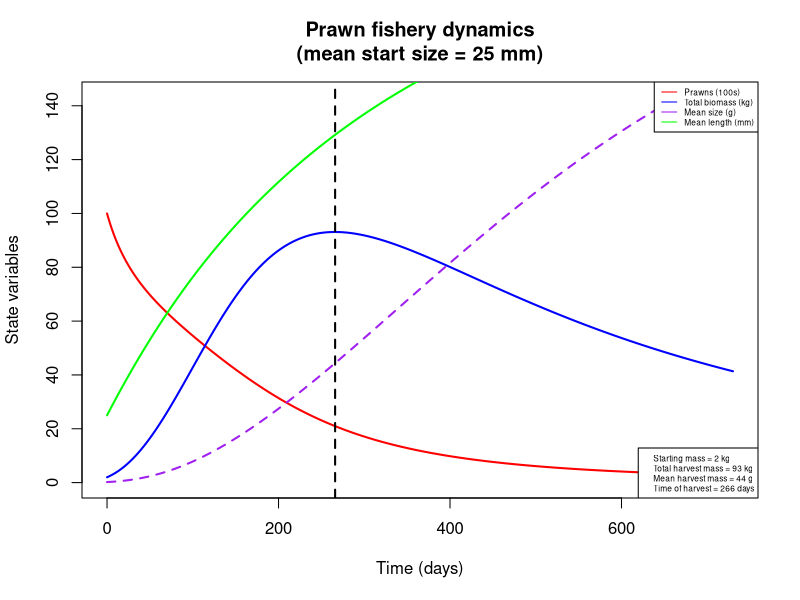
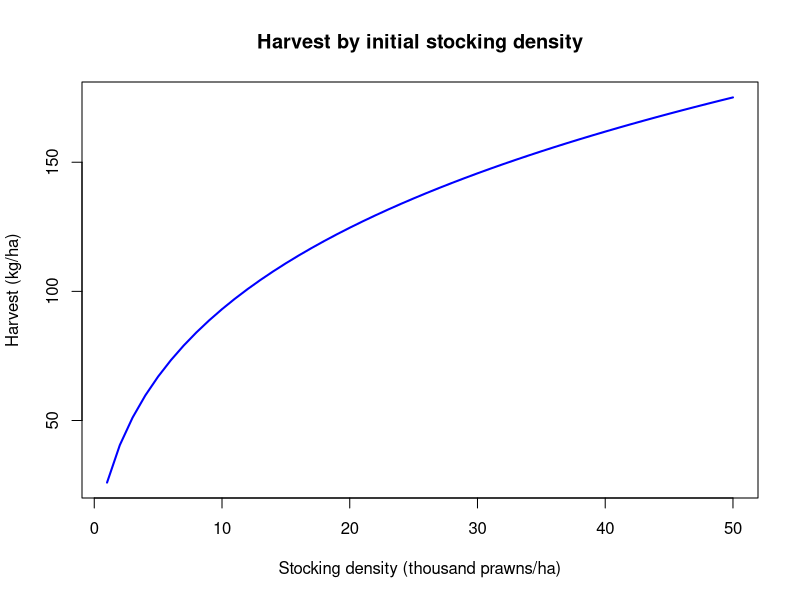
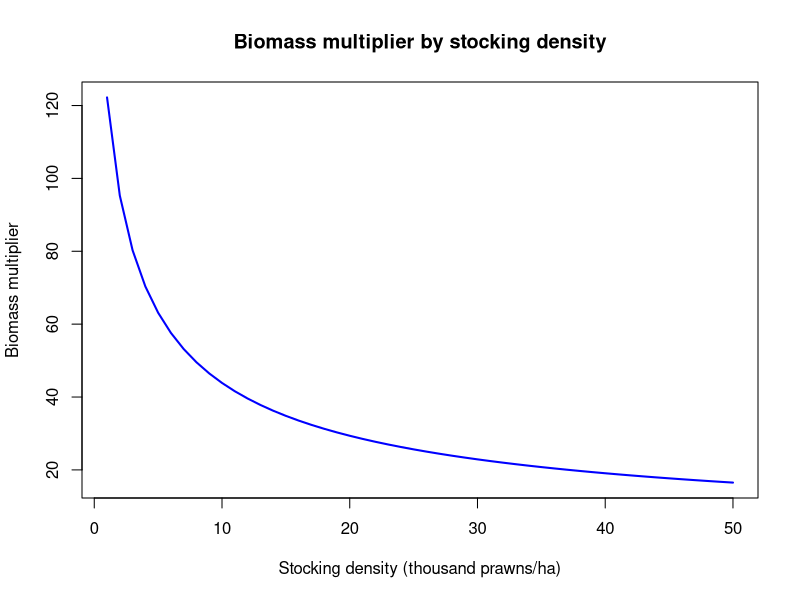
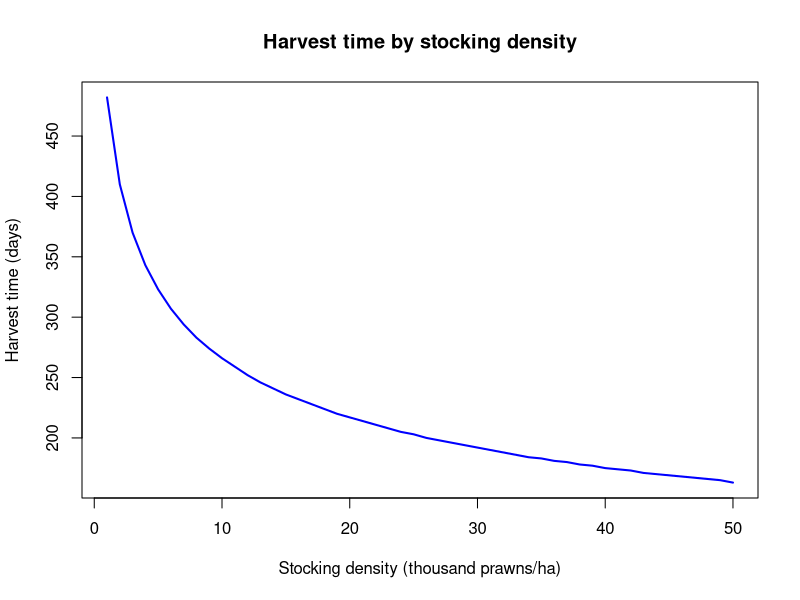
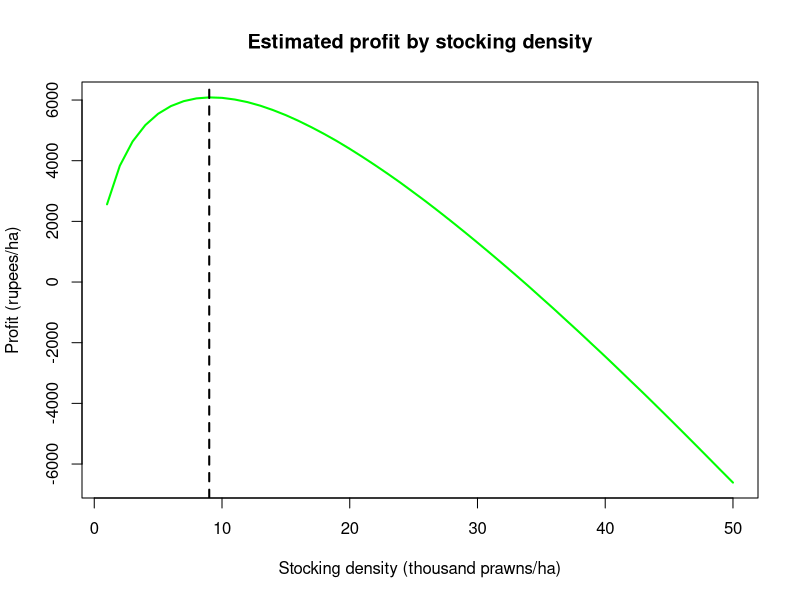

The R script that drew these images, in order:
## Modeling prawn growth and mortality to maximize biomass

## To-do list:
  # Fit density-dependent parameters to data from Ranjeet & Kurup 2010 (or other Macrobrachium fisheries data)
    # Note: may also want to use net production data for fitting?
  # Investigate price-to-cost ratios in other locations for sensitivity analysis on maximum profit estimation

require(deSolve)

prawn_biomass = function(t, n, parameters) { 
  with(as.list(parameters),{
    
    P=n[1]
    L=n[2]
       
    Bp = (a/10)*(L/10)^b # Mean prawn mass, converting from length (mm) to weight (g)

    Bm = P*Bp # Total prawn biomass

    dLdt = k/(1+gam*Bm)*(linf - L) # Mean prawn length, using von Bertalanffy growth limited by density-dependent parameter gamma
    
    dPdt = -P*(mu*(Bp)^d + phi*Bm) # Prawn abundance, subject to size- and density-dependent mortality

    return(list(c(dPdt,dLdt)))
  }) 
} 

# Set initial values and parameters
# Stocking conditions: L = 25mm ~ W = 0.2g
nstart = c(P = 10000, L = 25)
time = seq(0, 365*2, 1)

parameters=c(
  a = 0.096868,        # Allometric parameter for prawn length-weight relationship, from Lalrinsanga et al. 2012 (M. rosenbergii, growout phase)
  b = 3.2944,          # Allometric parameter for prawn length-weight relationship, from Lalrinsanga et al. 2012 (M. rosenbergii, growout phase)
  gam = 1e-6,          # Density-dependent growth parameter (based on biomass per hectare); not yet fit
  mu = 0.00610958904,  # Prawn mortality at unit weight, from Lorenzen 1996 (pond aquaculture)
  d = -0.382,          # Exponential relationship of weight with mortality, from Lorenzen 1996 (pond aquaculture)
  phi = 5e-8,          # Density-dependent mortality parameter (based on biomass per hectare); not yet fit
  k = 0.00339726,      # Growth rate (mm/day), from Nwosu & Wolfi 2006 (M. vollenhovenii); alternate value for M. rosenbergii, from Sampaio & Wagner 1996: 0.0104333333
  linf = 206           # Max length (mm), from Nwosu & Wolfi 2006 (M. vollenhovenii)
)


# Run & plot
output = as.data.frame(ode(nstart,time,prawn_biomass,parameters))
output$B = ((parameters['a']*(output$L/10)^parameters['b'])/10)    # Mean prawn biomass, transformed from length
output$Bt = output$B*output$P                                      # Total prawn biomass

start.mass.kg = output$Bt[output$time==1]/1000
harvest.mass.kg = max(output$Bt)/1000
harvest.size = output$B[output$Bt==max(output$Bt)]  
harvest.time = output$time[output$Bt==max(output$Bt)]

plot(x = output$time, y = output$P/100, col = 'red', xlab = 'Time (days)', ylab = 'State variables', 
     type = 'l', lwd=2, xlim = c(0, max(output$time)), ylim = c(0, max(output$Bt/1000)+50),
     main = paste('Prawn fishery dynamics\n', '(mean start size = ', as.numeric(nstart[2]), ' mm)', sep = ''))
  lines(x = output$time, y = output$Bt/1000, col = 'blue', lwd=2)
  lines(x = output$time, y = output$B, col = 'purple', lwd=2, lty=2)
  lines(x = output$time, y = output$L, col = 'green', lwd=2)
  abline(v = harvest.time, lty = 2, lwd = 2)
  legend('topright', legend = c('Prawns (100s)', 'Total biomass (kg)', 'Mean size (g)', 'Mean length (mm)'), 
         lty = 1, col = c('red', 'blue', 'purple', 'green'), cex = 0.5)
  legend('bottomright', legend = c(paste('Starting mass =', round(start.mass.kg), 'kg', sep = ' '),
                           paste('Total harvest mass =', round(harvest.mass.kg), 'kg', sep = ' '), 
                           paste('Mean harvest mass =', round(harvest.size), 'g', sep = ' '), 
                           paste('Time of harvest =', round(harvest.time), 'days', sep = ' ')), cex=0.5)
  
# Plot amount of harvest, biomass multiplier, optimal harvest time against initial stocking density
x = c(1:50)
harvest = numeric(length(x))
harvest.m = numeric(length(x))
harvest.t = numeric(length(x))
for (i in x) {
  nstart.d = c(P = 1000*i, L = 25)
  output.d = as.data.frame(ode(nstart.d,time,prawn_biomass,parameters))
  output.d$B = ((parameters['a']*(output.d$L/10)^parameters['b'])/10)
  output.d$Bt = output.d$B*output.d$P
  harvest[i] = max(output.d$Bt)/1000
  harvest.m[i] = max(output.d$Bt)/output.d$Bt[output.d$time==1]
  harvest.t[i] = output.d$time[output.d$Bt == max(output.d$Bt)]
}
plot(x, harvest, col = 'blue', xlab = 'Stocking density (thousand prawns/ha)', ylab = 'Harvest (kg/ha)',
     type = 'l', lwd = 2, main = 'Harvest by initial stocking density')
plot(x, harvest.m, col = 'blue', xlab = 'Stocking density (thousand prawns/ha)', ylab = 'Biomass multiplier', 
     type = 'l', lwd = 2, main = 'Biomass multiplier by stocking density')
plot(x, harvest.t, col = 'blue', xlab = 'Stocking density (thousand prawns/ha)', ylab = 'Harvest time (days)',
     type = 'l', lwd = 2, main = 'Harvest time by stocking density')


# Profit optimization (price estimates from Tamil Nadu Agricultural University, http://agritech.tnau.ac.in/fishery/fish_freshwaterprawn.html)
p = 140                                           # Weighted average market price of prawns, in rupees/kg 
c = 600                                           # Cost of post-larvae, in rupees/1000 PL
delta = -log(1-0.1)/365                           # Discount rate, equivalent to 10%/year
profit = p*harvest*exp(-delta*(harvest.t)) - c*x  # Profit function, in terms of revenue (discounted by time to harvest) minus stocking costs 
plot(x, profit, col = 'green', xlab = 'Stocking density (thousand prawns/ha)', ylab = 'Profit (rupees/ha)',
     type = 'l', lwd = 2, main = 'Estimated profit by stocking density')
  abline(v = which.max(profit), lty = 2, lwd = 2)


# # Fit density-dependent parameters to data from Ranjeet & Kurup 2010
# beta.params = function(mu, var) {
#   alpha = ((1 - mu)/var - 1/mu)*mu^2
#   beta = alpha*(1/mu - 1)
#   return(list(alpha = alpha, beta = beta))
# }
# 
# prawn.mle = function(params) {
#   parameters['gam'] = params[1]
#   parameters['phi'] = params[2]
#   
#   time = seq(0,30*8,1)
#   
#   nstart1 = c(P = 5000, L = 25)
#   output1 = as.data.frame(ode(nstart1, time, prawn_biomass, parameters))
#   mean.size1 = ((parameters['a']*(output1$L[output1$time == max(time)]/10)^parameters['b'])/10)
#   surv1 = output1$P[output1$time == max(time)] / output1$P[output1$time == 0]
#     
#   nstart2 = c(P = 10000, L = 25)
#   output2 = as.data.frame(ode(nstart2, time, prawn_biomass, parameters))
#   mean.size2 = ((parameters['a']*(output2$L[output2$time == max(time)]/10)^parameters['b'])/10)
#   surv2 = output2$P[output2$time == max(time)] / output2$P[output2$time == 0]
#     
#   nstart3 = c(P = 15000, L = 25)
#   output3 = as.data.frame(ode(nstart3, time, prawn_biomass, parameters))
#   mean.size3 = ((parameters['a']*(output3$L[output3$time == max(time)]/10)^parameters['b'])/10)
#   surv3 = output3$P[output3$time == max(time)] / output3$P[output3$time == 0]
#     
#   nstart4 = c(P = 25000, L = 25)
#   output4 = as.data.frame(ode(nstart4, time, prawn_biomass, parameters))
#   mean.size4 = ((parameters['a']*(output4$L[output4$time == max(time)]/10)^parameters['b'])/10)
#   surv4 = output4$P[output4$time == max(time)] / output4$P[output4$time == 0]
#   
#   lh.sz1 = dnorm(mean.size1, mean = 101.650, sd = 7.5067)
#   lh.sz2 = dnorm(mean.size2, mean = 87.730, sd = 8.1917)
#   lh.sz3 = dnorm(mean.size3, mean = 69.113, sd = 8.6865)
#   lh.sz4 = dnorm(mean.size4, mean = 55.483, sd = 3.9793)
#   
#   mu1 = 0.69440; var1 = 0.066525^2
#   lh.sv1 = dbeta(surv1, shape1 = beta.params(mu1, var1)$alpha, shape2 = beta.params(mu1, var1)$beta)
#   mu2 = 0.54533; var2 = 0.038724^2
#   lh.sv2 = dbeta(surv2, shape1 = beta.params(mu2, var2)$alpha, shape2 = beta.params(mu2, var2)$beta)
#   mu3 = 0.4269; var3 = 0.063707^2
#   lh.sv3 = dbeta(surv3, shape1 = beta.params(mu3, var3)$alpha, shape2 = beta.params(mu3, var3)$beta)
#   mu4 = 0.28210; var4 = 0.021198^2
#   lh.sv4 = dbeta(surv4, shape1 = beta.params(mu4, var4)$alpha, shape2 = beta.params(mu4, var4)$beta)
#   
#   negLL = -(log(lh.sz1)+log(lh.sz2)+log(lh.sz3)+log(lh.sz4)+log(lh.sv1)+log(lh.sv2)+log(lh.sv3)+log(lh.sv4))
#   return(negLL)
# }
# 
# prawn.mle(c(1e-6, 4e8))
# 
# ## DOESN'T WORK - ODE solver runs into problems during optimization
# density.params.fit = optim(par=c(1e-6, 4e8), prawn.mle, method = 'Nelder-Mead')
